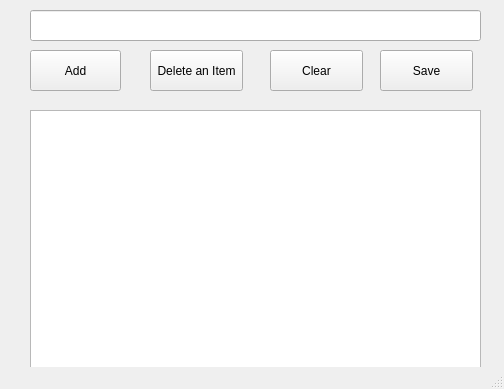
<?xml version="1.0" encoding="UTF-8"?>
<ui version="4.0">
 <class>MainWindow</class>
 <widget class="QMainWindow" name="MainWindow">
  <property name="geometry">
   <rect>
    <x>0</x>
    <y>0</y>
    <width>504</width>
    <height>389</height>
   </rect>
  </property>
  <property name="windowTitle">
   <string>MainWindow</string>
  </property>
  <widget class="QWidget" name="centralwidget">
   <widget class="QPushButton" name="addButton">
    <property name="geometry">
     <rect>
      <x>30</x>
      <y>50</y>
      <width>91</width>
      <height>41</height>
     </rect>
    </property>
    <property name="text">
     <string>Add</string>
    </property>
   </widget>
   <widget class="QPushButton" name="DeleteAnItemButton">
    <property name="geometry">
     <rect>
      <x>150</x>
      <y>50</y>
      <width>93</width>
      <height>41</height>
     </rect>
    </property>
    <property name="text">
     <string>Delete an Item</string>
    </property>
   </widget>
   <widget class="QPushButton" name="clearButton">
    <property name="geometry">
     <rect>
      <x>270</x>
      <y>50</y>
      <width>93</width>
      <height>41</height>
     </rect>
    </property>
    <property name="text">
     <string>Clear</string>
    </property>
   </widget>
   <widget class="QLineEdit" name="lineEdit">
    <property name="geometry">
     <rect>
      <x>30</x>
      <y>10</y>
      <width>451</width>
      <height>31</height>
     </rect>
    </property>
   </widget>
   <widget class="QListWidget" name="my_listWidget">
    <property name="geometry">
     <rect>
      <x>30</x>
      <y>110</y>
      <width>451</width>
      <height>261</height>
     </rect>
    </property>
   </widget>
   <widget class="QPushButton" name="SaveButton">
    <property name="geometry">
     <rect>
      <x>380</x>
      <y>50</y>
      <width>93</width>
      <height>41</height>
     </rect>
    </property>
    <property name="text">
     <string>Save</string>
    </property>
   </widget>
  </widget>
  <widget class="QStatusBar" name="statusbar"/>
 </widget>
 <resources/>
 <connections/>
</ui>
